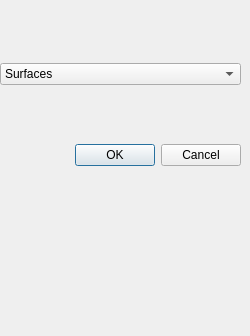
<?xml version="1.0" encoding="UTF-8"?>
<ui version="4.0">
 <class>SlabDeleteObjectDialog</class>
 <widget class="QDialog" name="SlabDeleteObjectDialog">
  <property name="geometry">
   <rect>
    <x>0</x>
    <y>0</y>
    <width>250</width>
    <height>336</height>
   </rect>
  </property>
  <property name="windowTitle">
   <string>Dialog</string>
  </property>
  <widget class="QWidget" name="verticalLayoutWidget">
   <property name="geometry">
    <rect>
     <x>0</x>
     <y>10</y>
     <width>241</width>
     <height>211</height>
    </rect>
   </property>
   <layout class="QVBoxLayout" name="verticalLayout">
    <item>
     <widget class="QComboBox" name="comboBoxObjectType">
      <item>
       <property name="text">
        <string>Surfaces</string>
       </property>
      </item>
      <item>
       <property name="text">
        <string>Line Supports</string>
       </property>
      </item>
      <item>
       <property name="text">
        <string>Surface Supports</string>
       </property>
      </item>
      <item>
       <property name="text">
        <string>Line Loads</string>
       </property>
      </item>
      <item>
       <property name="text">
        <string>Nodal Loads</string>
       </property>
      </item>
      <item>
       <property name="text">
        <string>Surface Loads</string>
       </property>
      </item>
     </widget>
    </item>
    <item>
     <layout class="QVBoxLayout" name="mainLayout">
      <item>
       <widget class="QDialogButtonBox" name="buttonBox">
        <property name="orientation">
         <enum>Qt::Horizontal</enum>
        </property>
        <property name="standardButtons">
         <set>QDialogButtonBox::Cancel|QDialogButtonBox::Ok</set>
        </property>
       </widget>
      </item>
     </layout>
    </item>
   </layout>
  </widget>
 </widget>
 <resources/>
 <connections/>
</ui>
